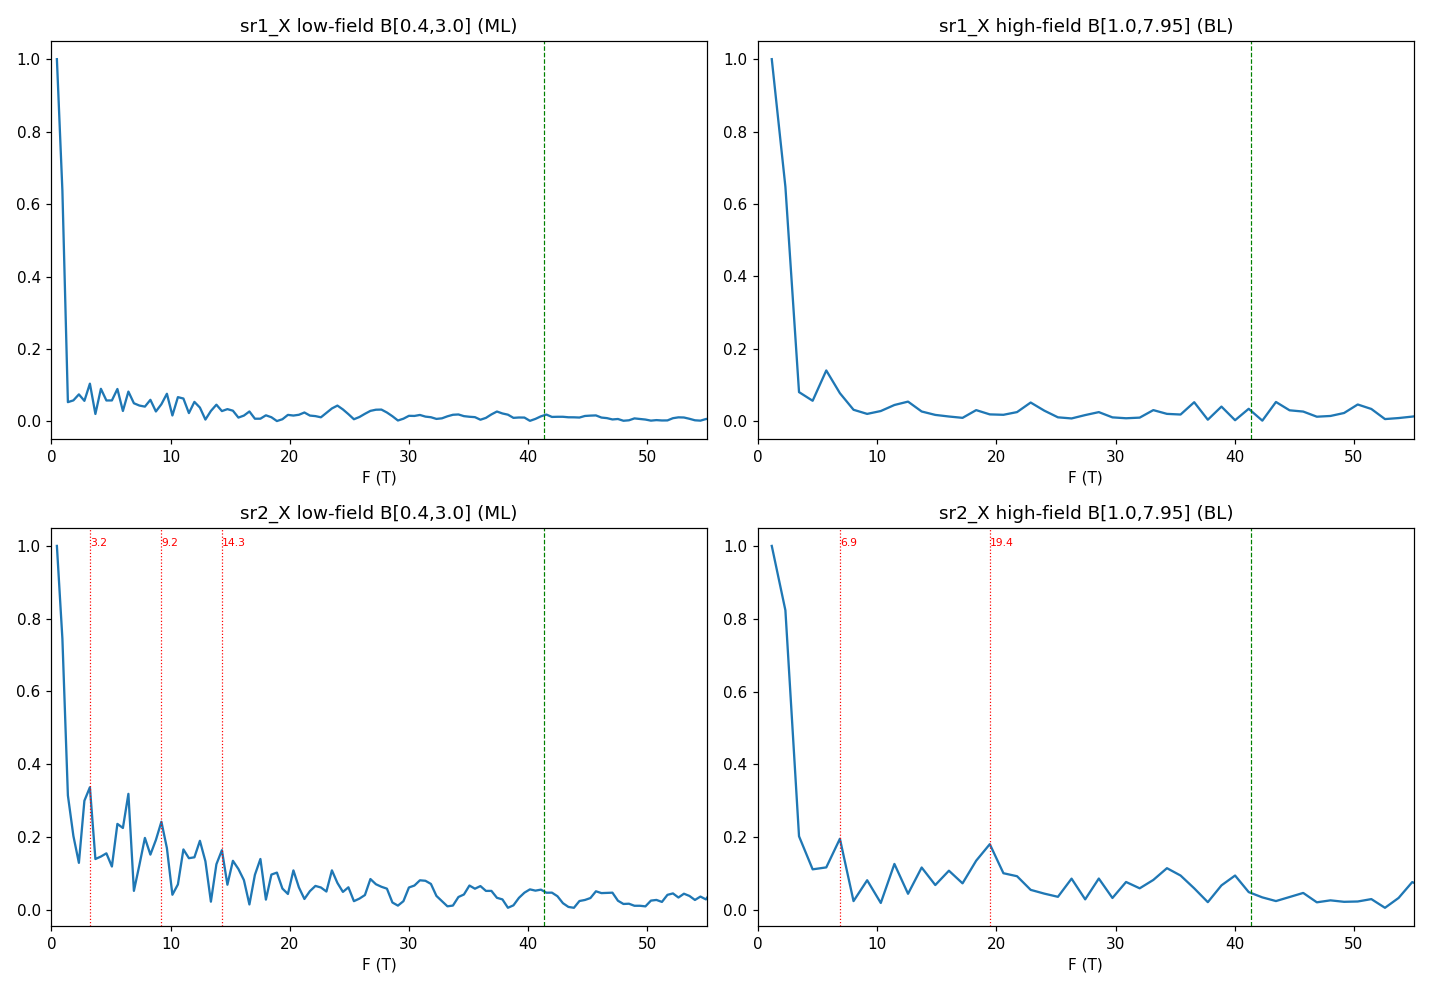

Recreate this plot in Python.
import numpy as np, json
import matplotlib; matplotlib.use("Agg"); import matplotlib.pyplot as plt
from scipy.signal import find_peaks
from scipy.ndimage import gaussian_filter1d

m=json.load(open("data/2/metadata.json")); ci={c:i for i,c in enumerate(m["columns"])}
d=np.loadtxt("data/2/data.tsv.gz")
B=d[:,ci["magnet_mag"]]; I_bias=5e-9
# Luttinger total-frequency expectation at this n
n_cm2=-4.0e12; F_tot_expect=abs(n_cm2*1e4)*6.62607e-34/(4*1.602177e-19)
print(f"n={n_cm2:.1e} cm^-2 -> Luttinger F_tot = {F_tot_expect:.1f} T (sum of pockets)")

def fft_window(R, Blo, Bhi, npad=4096, polydeg=2):
    sel=(B>=Blo)&(B<=Bhi)
    Bw=B[sel]; Rw=R[sel]
    x=1.0/Bw                              # oscillation periodic in x=1/B
    order=np.argsort(x); x=x[order]; Rw=Rw[order]
    xu=np.linspace(x.min(), x.max(), npad)
    Ru=np.interp(xu, x, Rw)
    Ru=Ru-np.polyval(np.polyfit(xu,Ru,polydeg),xu)   # detrend
    Ru=Ru*np.hanning(len(Ru))
    F=np.fft.rfftfreq(npad, d=(xu[1]-xu[0]))          # cycles per 1/B = Tesla
    A=np.abs(np.fft.rfft(Ru))
    return F, A, sel.sum()

fig,ax=plt.subplots(2,2,figsize=(13,9))
windows=[("low-field B[0.4,3.0] (ML)",0.4,3.0),("high-field B[1.0,7.95] (BL)",1.0,7.95)]
for col,row in [("sr1_X",0),("sr2_X",1)]:
    R=d[:,ci[col]]/I_bias
    for w,(lbl,Blo,Bhi) in enumerate(windows):
        F,A,npts=fft_window(R,Blo,Bhi)
        keep=(F>0.3)&(F<60)
        Fk,Ak=F[keep],A[keep]
        pk,_=find_peaks(Ak,height=Ak.max()*0.15,distance=8)
        pk=pk[np.argsort(Ak[pk])[::-1]][:5]
        peaks=sorted(Fk[pk])
        print(f"{col} {lbl}: {npts} pts, peaks[T] = {', '.join(f'{p:.1f}' for p in peaks)}")
        ax[row,w].plot(Fk,Ak/Ak.max())
        for p in peaks: ax[row,w].axvline(p,color='r',ls=':',lw=.8); ax[row,w].text(p,1.0,f'{p:.1f}',fontsize=7,color='r')
        ax[row,w].axvline(F_tot_expect,color='g',ls='--',lw=.8)
        ax[row,w].set_title(f"{col} {lbl}"); ax[row,w].set_xlabel("F (T)"); ax[row,w].set_xlim(0,55)
plt.tight_layout(); plt.savefig("hera_scratch/gonogo_fft.png",dpi=110)
print("saved hera_scratch/gonogo_fft.png  (green dashed = Luttinger F_tot)")

# Also raw R vs 1/B for sr1 (eyeball)
fig2,ax2=plt.subplots(figsize=(8,4))
R1=d[:,ci["sr1_X"]]/I_bias; sel=B>0.4
ax2.plot(1/B[sel],R1[sel],lw=.6); ax2.set_xlabel("1/B (1/T)"); ax2.set_ylabel("sr1 Rxx (ohm)")
ax2.set_title("sr1 Rxx vs 1/B (raw)")
plt.tight_layout(); plt.savefig("hera_scratch/gonogo_rawosc.png",dpi=110)
print("saved hera_scratch/gonogo_rawosc.png")
